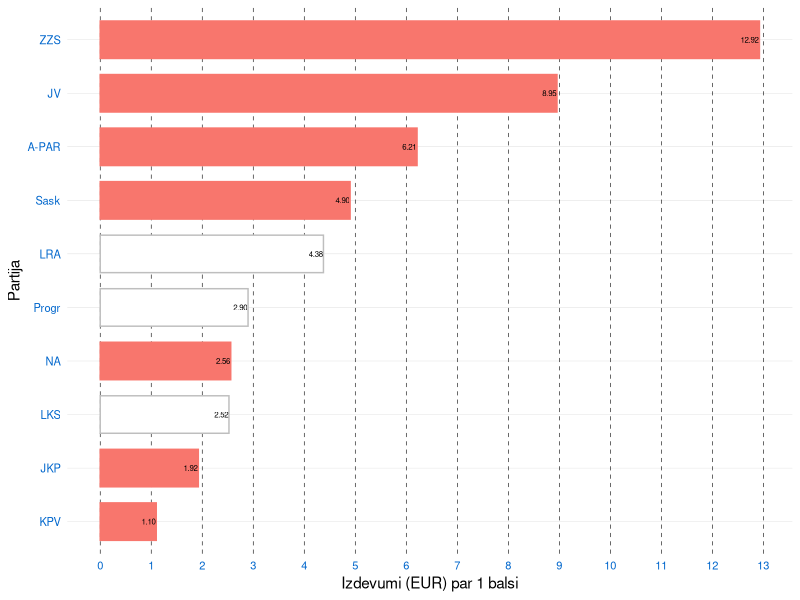
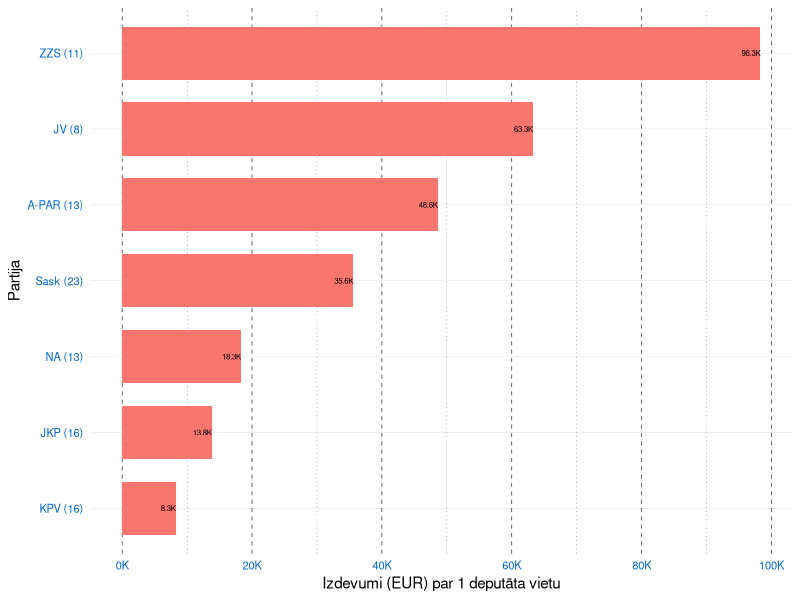
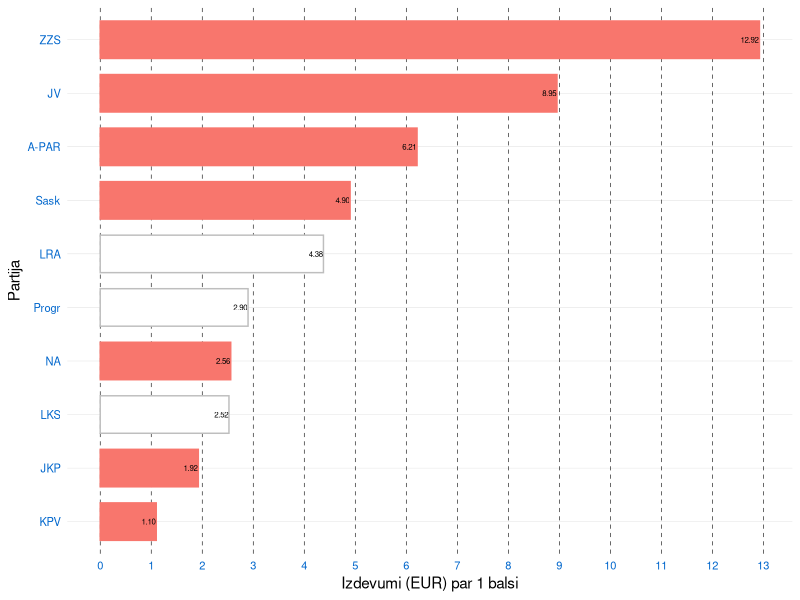
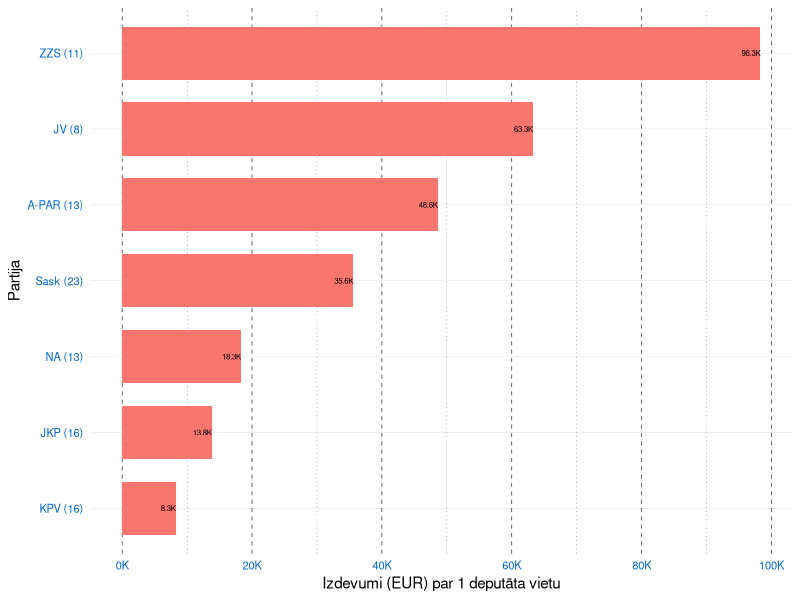

R code for these plots, in order:
setwd("/home/kalvis/workspace/ddgatve-stat/zpd-election-ads")

df <- read.table(
  file="declaration-data.csv", 
  sep=",",
  na.strings="NN",
  header=TRUE,
  row.names=NULL,
  fileEncoding="UTF-8")

# Cik reklamu naudas vajag, lai dabutu 1 balsi
df$priceOfVote <- df$Izdevumi/df$Votes

# Cik reklamu naudas vajag, lai dabutu 1 deputatu
df$priceOfMP <- df$Izdevumi/df$Mps

# Nomet uz 0 tas partijas, kas neparsniedz 5% barjeru
df$priceOfMP[which(is.infinite(df$priceOfMP))] <- 0

df$priceOfMPlab <- sprintf("%.1fK",0.001*df$priceOfMP)
df$priceOfVoteLab <- sprintf("%.2f",df$priceOfVote)

#df$bcolor <- levels(droplevels(df$bcolor))

df$overBarrier <- (df$Mps > 0)

library(ggplot2)
p<-ggplot(data=df, aes(x=reorder(ShortName, priceOfVote), 
                       y=priceOfVote, width=0.7, 
                       fill=overBarrier, 
                       col=overBarrier)) +
  geom_bar(stat="identity") + 
  geom_text(aes(label=priceOfVoteLab), hjust=1.05, vjust=0.5, color="black", size=2)+
  theme_minimal() +
  theme(legend.position = "none",
        axis.text.x = element_text(face="plain", color="#0066CC", 
                                   size=8),
        axis.text.y = element_text(face="plain", color="#0066CC", 
                                   size=8),
        panel.grid.major.x = 
          element_line(size = 0.2, colour="black", linetype="dashed"), 
        panel.grid.major.y=
          element_line(size = 0.1, colour="#cccccc"))+
  scale_x_discrete(name ="Partija")+
  scale_y_continuous(name="Izdevumi (EUR) par 1 balsi", 
                   breaks = 0:15, minor_breaks = NULL,
                   labels=sprintf("%d",0:15)) + 
  scale_fill_manual(values = c("white", "#f8766d"))+
  scale_colour_manual(values=c("gray", "#f8766d"))+
  coord_flip()
p

ggsave(p, filename = "declarations/barchart1.png", dpi = 300, type = "cairo",
       width = 4, height = 2.5, units = "in")


df2 <- df[df$Mps>0,]

p<-ggplot(data=df2, aes(x=reorder(ShortName, priceOfMP), y=priceOfMP, width=0.7, fill="pink")) +
  geom_bar(stat="identity") +
  geom_text(aes(label=priceOfMPlab), hjust=1, vjust=0.5, color="black", size=2)+
  theme_minimal() +
  theme(legend.position = "none",
        panel.grid.major.x = 
          element_line(size = 0.2, colour="black", linetype="dashed"), 
        panel.grid.minor.x = 
          element_line(size = 0.1, colour="black", linetype="dotted"), 
        panel.grid.major.y=
          element_line(size = 0.1, colour="#cccccc"),
        axis.text.x = element_text(face="plain", color="#0066CC",
                                   size=8),
        axis.text.y = element_text(face="plain", color="#0066CC",
                                   size=8))+
  scale_x_discrete(name ="Partija", 
                   labels=sprintf("%s (%d)",df2$ShortName,df2$Mps)[order(df2$priceOfMP)])+
  scale_y_continuous(name="Izdevumi (EUR) par 1 deput\u0101ta vietu", 
                     breaks = 20000*c(0,1,2,3,4,5), 
                     labels=c("0K", "20K", "40K", "60K", "80K", "100K")) + 
  coord_flip()
p

ggsave(p, filename = "declarations/barchart2.png", dpi = 300, type = "cairo",
       width = 4, height = 2, units = "in")



